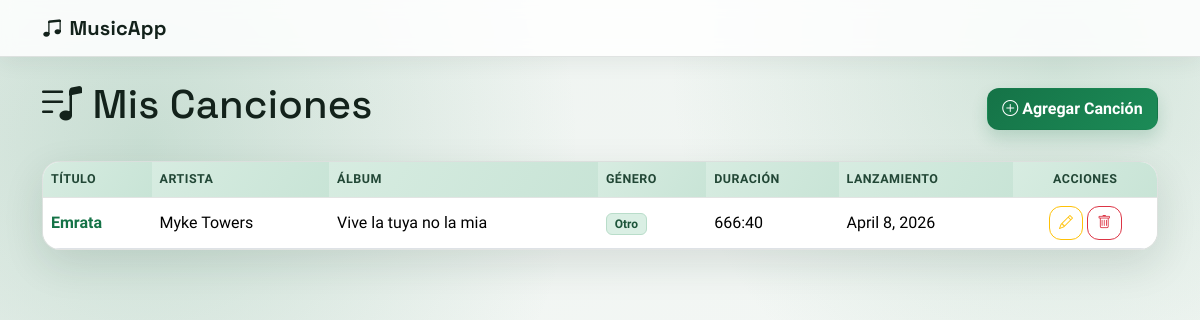
Before: / with the older database file.
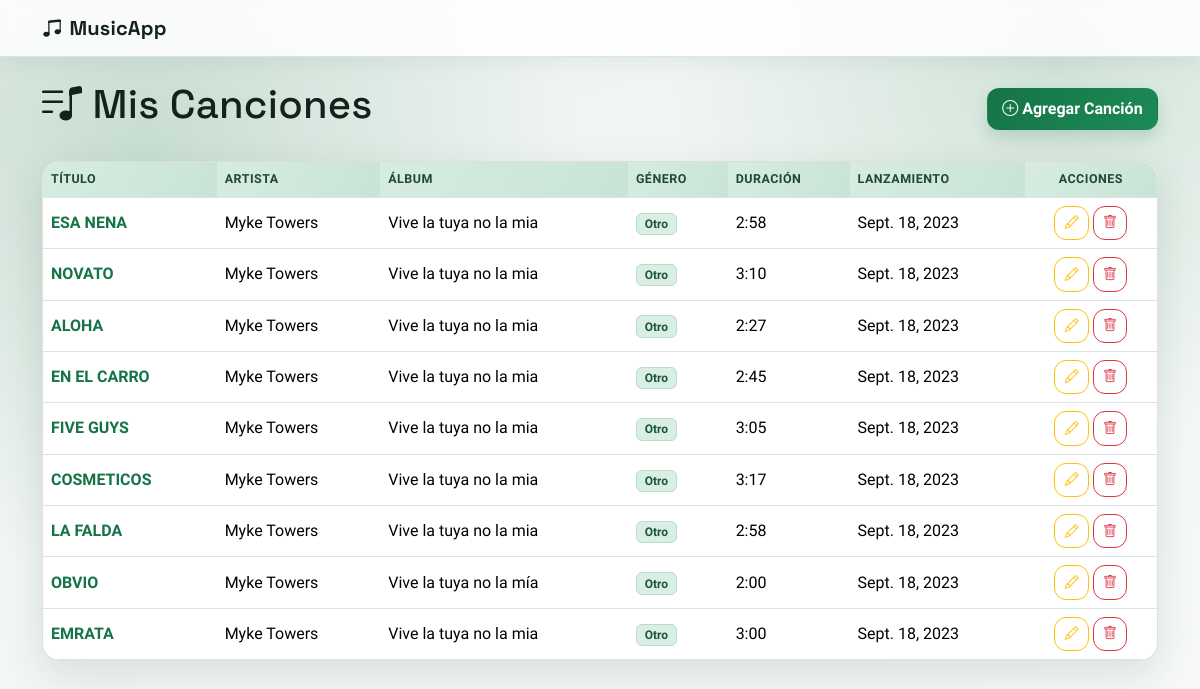
After: the same page with the newer database file.
### canciones/models.py (models this page shows, shortened)
class Cancion(models.Model):
    titulo = models.CharField(max_length=200)
    artista = models.CharField(max_length=200)
    album = models.CharField(max_length=200, blank=True)
    genero = models.CharField(max_length=20, choices=GENEROS, default='otro')
    duracion_segundos = models.PositiveIntegerField(help_text="Duración en segundos")
    fecha_lanzamiento = models.DateField()
    creado_en = models.DateTimeField(auto_now_add=True)
    class Meta:
        ordering = ['-creado_en']
        verbose_name_plural = 'canciones'
    def duracion_formateada(self):
        minutos = self.duracion_segundos // 60
        segundos = self.duracion_segundos % 60
        return f"{minutos}:{segundos:02d}"

### canciones/views.py (the view)
# urls.py: path('', views.cancion_lista, name='cancion_lista'),
def cancion_lista(request):
    canciones = Cancion.objects.all()
    return render(request, 'canciones/lista.html', {'canciones': canciones})

### canciones/templates/canciones/lista.html (shortened to what this page needs)
{% extends "canciones/base.html" %}
{% block contenido %}
<div class="d-flex flex-wrap justify-content-between align-items-center mb-4 page-header">
    <h1><i class="bi bi-music-note-list"></i> Mis Canciones</h1>
    <a href="{% url 'cancion_crear' %}" class="btn btn-success">
        <i class="bi bi-plus-circle"></i> Agregar Canción
    </a>
</div>
{% if canciones %}
<div class="table-responsive table-wrap surface">
    <table class="table table-hover align-middle">
        <thead>
            <tr>
                <th>Título</th>
                <th>Artista</th>
                <th>Álbum</th>
                <th>Género</th>
                <th>Duración</th>
                <th>Lanzamiento</th>
                <th class="text-center">Acciones</th>
            </tr>
        </thead>
        <tbody>
            {% for cancion in canciones %}
            <tr>
                <td>
                    <a href="{% url 'cancion_detalle' cancion.pk %}">{{ cancion.titulo }}</a>
                </td>
                <td>{{ cancion.artista }}</td>
                <td>{{ cancion.album|default:"-" }}</td>
                <td><span class="badge badge-genero">{{ cancion.get_genero_display }}</span></td>
                <td>{{ cancion.duracion_formateada }}</td>
                <td>{{ cancion.fecha_lanzamiento }}</td>
                <td class="text-center">
                    <a href="{% url 'cancion_editar' cancion.pk %}" class="btn btn-sm btn-outline-warning btn-icon" title="Editar canción">
                        <i class="bi bi-pencil"></i>
                    </a>
                    <a href="{% url 'cancion_eliminar' cancion.pk %}" class="btn btn-sm btn-outline-danger btn-icon" title="Eliminar canción">
                        <i class="bi bi-trash"></i>
                    </a>
                </td>
            </tr>
            {% endfor %}
        </tbody>
    </table>
</div>
{% else %}
<div class="text-center py-5 empty-state">
    <i class="bi bi-music-note" style="font-size: 4rem; color: #555;"></i>
    <p class="mt-3 text-secondary">No hay canciones registradas. ¡Agrega la primera!</p>
</div>
{% endif %}
{% endblock %}

### canciones/templates/canciones/base.html (shortened to what this page needs)
<!DOCTYPE html>
<html lang="es">
<head>
    <link href="https://cdn.jsdelivr.net/npm/bootstrap@5.3.3/dist/css/bootstrap.min.css" rel="stylesheet">
    <link href="https://cdn.jsdelivr.net/npm/bootstrap-icons@1.11.3/font/bootstrap-icons.min.css" rel="stylesheet">
</head>
<body>
    <nav class="navbar navbar-expand-lg mb-4">
        <div class="container">
            <a class="navbar-brand" href="{% url 'cancion_lista' %}">
                <i class="bi bi-music-note-beamed"></i> MusicApp
            </a>
        </div>
    </nav>
    <main class="container app-shell">
        {% block contenido %}{% endblock %}
    </main>
</body>
</html>

### canciones/templates/canciones/base.html (style rules this page uses)
:root { --bg-main: #eef3f0; --bg-soft: #f7faf8; --surface: #ffffff; --surface-2: #f1f6f3; --text-main: #13221b; --text-soft: #4f6359; --brand: #157347; --brand-2: #1c8b57; --brand-glow: rgba(21, 115, 71, 0.18); --border: rgba(19, 34, 27, 0.12); --danger: #c93f3f; --shadow-md: 0 14px 40px rgba(20, 53, 37, 0.12); }
* { box-sizing: border-box; }
body { font-family: "Source Sans 3", sans-serif; color: var(--text-main); background: radial-gradient(circle at 12% 18%, rgba(74, 150, 112, 0.24), transparent 35%), radial-gradient(circle at 88% 8%, rgba(112, 173, 140, 0.25), transparent 30%), linear-gradient(160deg, var(--bg-main), var(--bg-soft)); min-height: 100vh; }
h1, h2, h3, h4, h5, .navbar-brand { font-family: "Space Grotesk", sans-serif; letter-spacing: 0.2px; }
.navbar { background: rgba(255, 255, 255, 0.85) !important; border-bottom: 1px solid var(--border); backdrop-filter: blur(8px); box-shadow: 0 4px 22px rgba(34, 67, 52, 0.08); }
.navbar-brand { color: var(--text-main) !important; font-weight: 700; display: inline-flex; align-items: center; gap: 0.45rem; }
.app-shell { padding-bottom: 2rem; }
.surface, .card { border: 1px solid var(--border); background: linear-gradient(180deg, rgba(255, 255, 255, 0.96), rgba(247, 250, 248, 0.98)); box-shadow: var(--shadow-md); border-radius: 18px; }
.page-header { animation: fade-slide 0.42s ease-out; }
.table-wrap { overflow: hidden; animation: fade-slide 0.48s ease-out; }
.table { color: var(--text-main); margin-bottom: 0; }
.table thead th { background: linear-gradient(120deg, #d7ece1, #c8e4d6); color: #224736; font-weight: 600; border-bottom: 1px solid var(--border); text-transform: uppercase; letter-spacing: 0.04em; font-size: 0.78rem; }
.table tbody tr { transition: transform 0.2s ease, background-color 0.2s ease; }
.badge-genero { background: #daefe4; color: #1d553a; font-weight: 600; border: 1px solid #b9ddca; }
a { color: var(--brand); text-decoration: none; font-weight: 600; }
.btn { border-radius: 12px; font-weight: 600; padding: 0.5rem 0.9rem; transition: all 0.2s ease; }
.btn-success { background: linear-gradient(135deg, var(--brand), var(--brand-2)); border-color: transparent; box-shadow: 0 8px 16px var(--brand-glow); }
.btn-outline-warning, .btn-outline-danger, .btn-outline-secondary { background: #ffffff; border-width: 1px; }
.btn-icon { width: 2.15rem; height: 2.15rem; padding: 0; display: inline-flex; align-items: center; justify-content: center; }

Changed rows visible on the page:
added Cancion: titulo "ESA NENA", artista "Myke Towers", album "Vive la tuya no la mia", genero "Otro", duracion_formateada "2:58", fecha_lanzamiento "Sept. 18, 2023"
added Cancion: titulo "NOVATO", artista "Myke Towers", album "Vive la tuya no la mia", genero "Otro", duracion_formateada "3:10", fecha_lanzamiento "Sept. 18, 2023"
added Cancion: titulo "ALOHA", artista "Myke Towers", album "Vive la tuya no la mia", genero "Otro", duracion_formateada "2:27", fecha_lanzamiento "Sept. 18, 2023"
added Cancion: titulo "EN EL CARRO", artista "Myke Towers", album "Vive la tuya no la mia", genero "Otro", duracion_formateada "2:45", fecha_lanzamiento "Sept. 18, 2023"
added Cancion: titulo "FIVE GUYS", artista "Myke Towers", album "Vive la tuya no la mia", genero "Otro", duracion_formateada "3:05", fecha_lanzamiento "Sept. 18, 2023"
added Cancion: titulo "COSMETICOS", artista "Myke Towers", album "Vive la tuya no la mia", genero "Otro", duracion_formateada "3:17", fecha_lanzamiento "Sept. 18, 2023"
added Cancion: titulo "LA FALDA", artista "Myke Towers", album "Vive la tuya no la mia", genero "Otro", duracion_formateada "2:58", fecha_lanzamiento "Sept. 18, 2023"
added Cancion: titulo "OBVIO", artista "Myke Towers", album "Vive la tuya no la mía", genero "Otro", duracion_formateada "2:00", fecha_lanzamiento "Sept. 18, 2023"
changed Cancion: titulo "Emrata" → "EMRATA"; duracion_formateada "666:40" → "3:00"; fecha_lanzamiento "April 8, 2026" → "Sept. 18, 2023"
